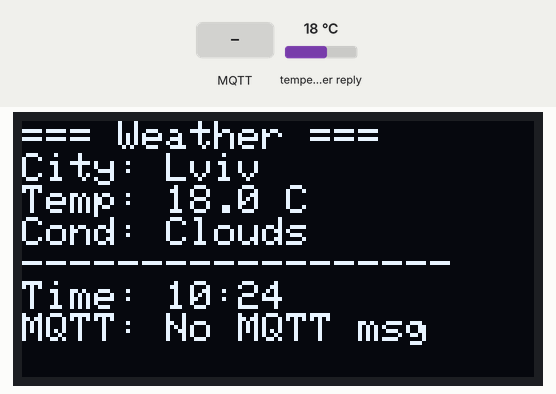
Recording of a sketch running on a simulated ESP8266 (NodeMCU). On the bench: 128×64 one-colour display. The test bench sets the inputs (shaded band); at power-on: temperature in the weather reply 18 °C. WiFi joins after 1.5 s; servers stay silent unless stated; the local clock reads 2024-03-15 10:24:30 at power-on unless the sketch sets it; no MQTT or app messages arrive unless stated; web services answer with replies made up by the test bench; what the sketch prints to the serial monitor is not drawn.

Above: at 4.1 s.
4.2 s: MQTT message "1" arrives on the first subscribed topic
At 5.6 s:
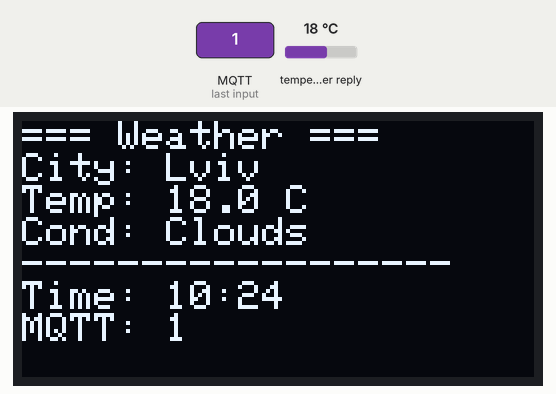
6.4 s: MQTT message "on" arrives on the first subscribed topic
At 7.8 s:
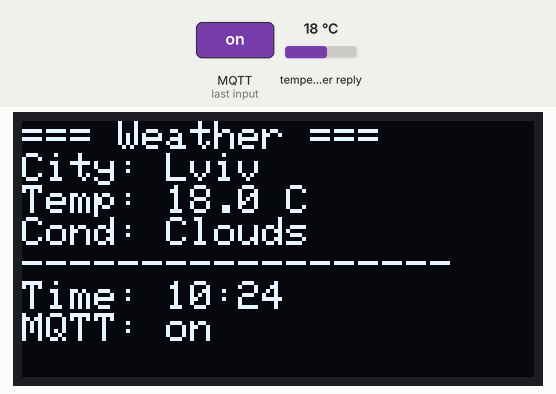
8.5 s: MQTT message "off" arrives on the first subscribed topic
At 10.0 s:
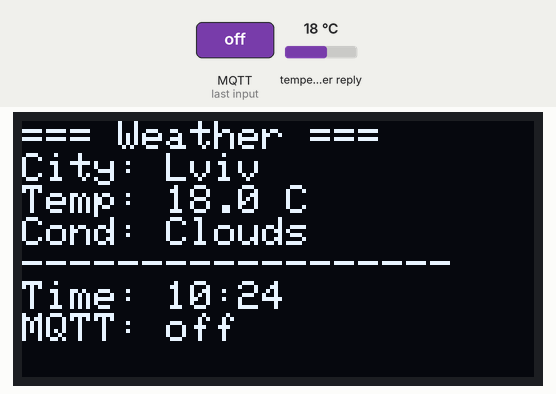
Timing chart, 0 to 11.5 s (numbered marks = the images above; inputs shaded):
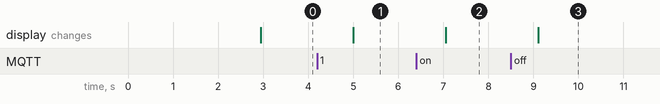

The sketch:

lab3.4.ino
```cpp
#include <ESP8266WiFi.h>
#include <WiFiClientSecure.h>
#include <PubSubClient.h>
#include <Adafruit_GFX.h>
#include <Adafruit_SSD1306.h>
#include <ArduinoJson.h>
#include <time.h>

#define SCREEN_WIDTH 128
#define SCREEN_HEIGHT 64
#define OLED_RESET -1
Adafruit_SSD1306 display(SCREEN_WIDTH, SCREEN_HEIGHT, &Wire, OLED_RESET);

const char* ssid = "307_2.4G";
const char* password = "29012006";

const char* mqtt_server = "fb4fcf99cc2d416695328fd37cd76c33.s1.eu.hivemq.cloud";
const int mqtt_port = 8883;
const char* mqtt_user = "ESP8266V";
const char* mqtt_pass = "Esp8266V";
const char* mqtt_topic = "emqx/esp8266";

const char* weather_host = "api.openweathermap.org";
const char* weather_apiKey = "60ccb24be1c161727d4b4053fef98a71";
const char* city = "Lviv";
const char* country = "UA";

WiFiClientSecure secureClient;
PubSubClient mqttClient(secureClient);

float temp = 0.0;
String weather = "Unknown";
String lastMqttMessage = "No MQTT msg";
unsigned long lastWeatherUpdate = 0;

void mqttCallback(char* topic, byte* payload, unsigned int length) {
  lastMqttMessage = "";
  for (unsigned int i = 0; i < length; i++) {
    lastMqttMessage += (char)payload[i];
  }
  Serial.print("MQTT message: ");
  Serial.println(lastMqttMessage);
}

void connectToWiFi() {
  WiFi.begin(ssid, password);
  while (WiFi.status() != WL_CONNECTED) {
    delay(500);
    Serial.print(".");
  }
  Serial.println("\nWiFi connected");
}

void connectToMQTT() {
  secureClient.setInsecure();
  mqttClient.setServer(mqtt_server, mqtt_port);
  mqttClient.setCallback(mqttCallback);

  while (!mqttClient.connected()) {
    Serial.println("Connecting to MQTT...");
    if (mqttClient.connect("ESP8266Client", mqtt_user, mqtt_pass)) {
      Serial.println("MQTT connected");
      mqttClient.subscribe(mqtt_topic);
    } else {
      Serial.print("MQTT failed, rc=");
      Serial.print(mqttClient.state());
      delay(5000);
    }
  }
}

void setupTime() {
  configTime(0, 0, "pool.ntp.org", "time.nist.gov");
  while (time(nullptr) < 100000) {
    delay(500);
    Serial.print(".");
  }
  Serial.println("\nTime synced");
}

void fetchWeather() {
  if (secureClient.connect(weather_host, 443)) {
    String url = "/data/2.5/weather?q=" + String(city) + "," + country +
                 "&units=metric&appid=" + weather_apiKey;

    secureClient.print(String("GET ") + url + " HTTP/1.1\r\n" +
                       "Host: " + weather_host + "\r\n" +
                       "Connection: close\r\n\r\n");

    while (secureClient.connected()) {
      String line = secureClient.readStringUntil('\n');
      if (line == "\r") break;
    }

    String payload = secureClient.readString();
secureClient.stop();

int jsonIndex = payload.indexOf('{');
if (jsonIndex == -1) {
  Serial.println("JSON start not found!");
  return;
}
payload = payload.substring(jsonIndex);

Serial.println("Raw JSON:");
Serial.println(payload);

DynamicJsonDocument doc(4096);
DeserializationError error = deserializeJson(doc, payload);

if (error) {
  Serial.print("Weather JSON parse error: ");
  Serial.println(error.f_str());
} else {
  temp = doc["main"]["temp"] | 0.0;
  weather = doc["weather"][0]["main"].as<String>();
}

  } else {
    Serial.println("Weather connect failed");
  }
}

void showInfo() {
  time_t now = time(nullptr);
  struct tm* t = localtime(&now);

  char timeStr[6];
  sprintf(timeStr, "%02d:%02d", t->tm_hour, t->tm_min);

  char dateStr[12];
  sprintf(dateStr, "%02d.%02d.%04d", t->tm_mday, t->tm_mon + 1, t->tm_year + 1900);

  display.clearDisplay();
  display.setTextSize(1);
  display.setCursor(0, 0);
  display.println("=== Weather ===");
  display.print("City: ");
  display.println(city);
  display.print("Temp: ");
  display.print(temp, 1);
  display.println(" C");
  display.print("Cond: ");
  display.println(weather);
  display.println("------------------");
  display.print("Time: ");
  display.println(timeStr);
  display.print("MQTT: ");
  display.println(lastMqttMessage.substring(0, 15));
  display.display();
}

void setup() {
  Serial.begin(115200);

  if (!display.begin(SSD1306_SWITCHCAPVCC, 0x3C)) {
    Serial.println("OLED init failed");
    while (true);
  }

  display.clearDisplay();
  display.setTextSize(1);
  display.setTextColor(SSD1306_WHITE);
  display.setCursor(0, 0);
  display.println("Starting up...");
  display.display();

  connectToWiFi();
  setupTime();
  connectToMQTT();
  fetchWeather();
}

void loop() {
  if (!mqttClient.connected()) {
    connectToMQTT();
  }
  mqttClient.loop();

  if (millis() - lastWeatherUpdate > 60000) {
    fetchWeather();
    lastWeatherUpdate = millis();
  }

  showInfo();
  delay(1000);
}
```

Measured:
- after the input at 4.2 s, the display: changes after 0.80 s (image 1)
- after the input at 6.4 s, the display: changes after 0.65 s (image 2)
- after the input at 8.5 s, the display: changes after 0.60 s (image 3)
